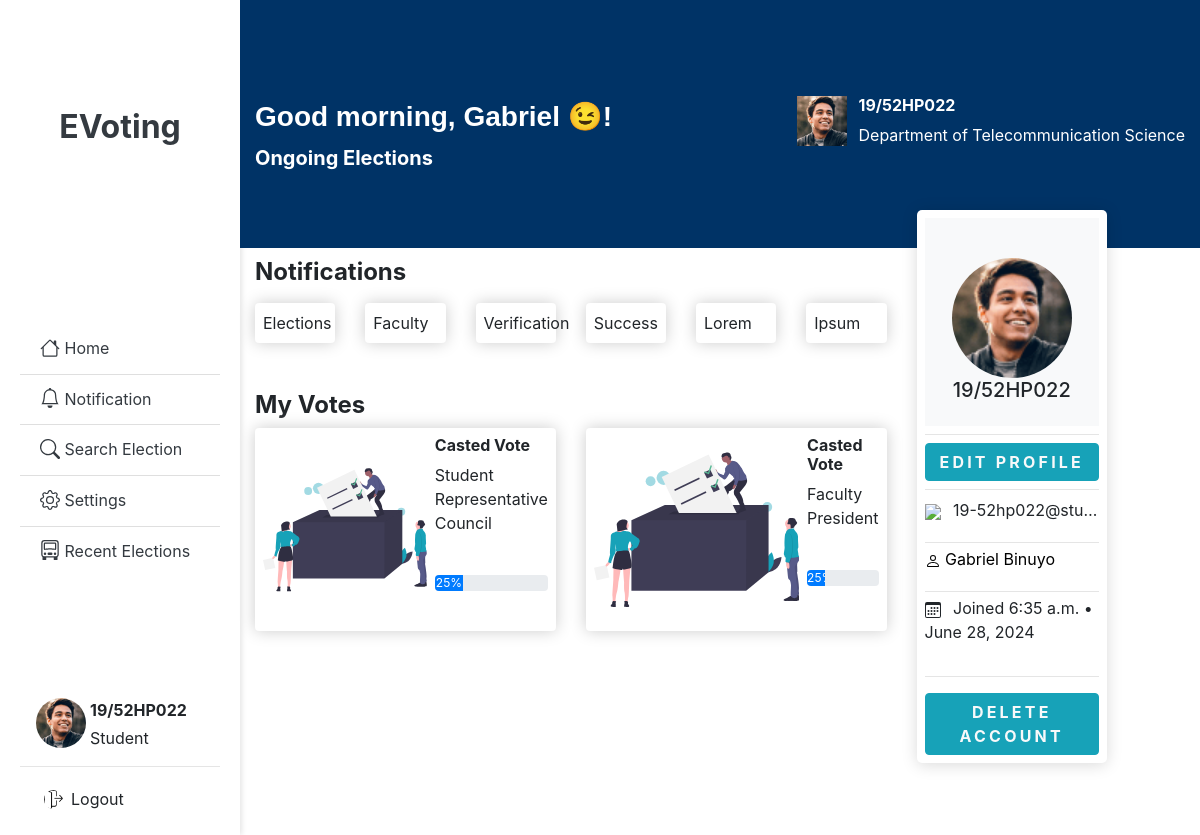
The app's page /dashboard/ (signed in), older data.
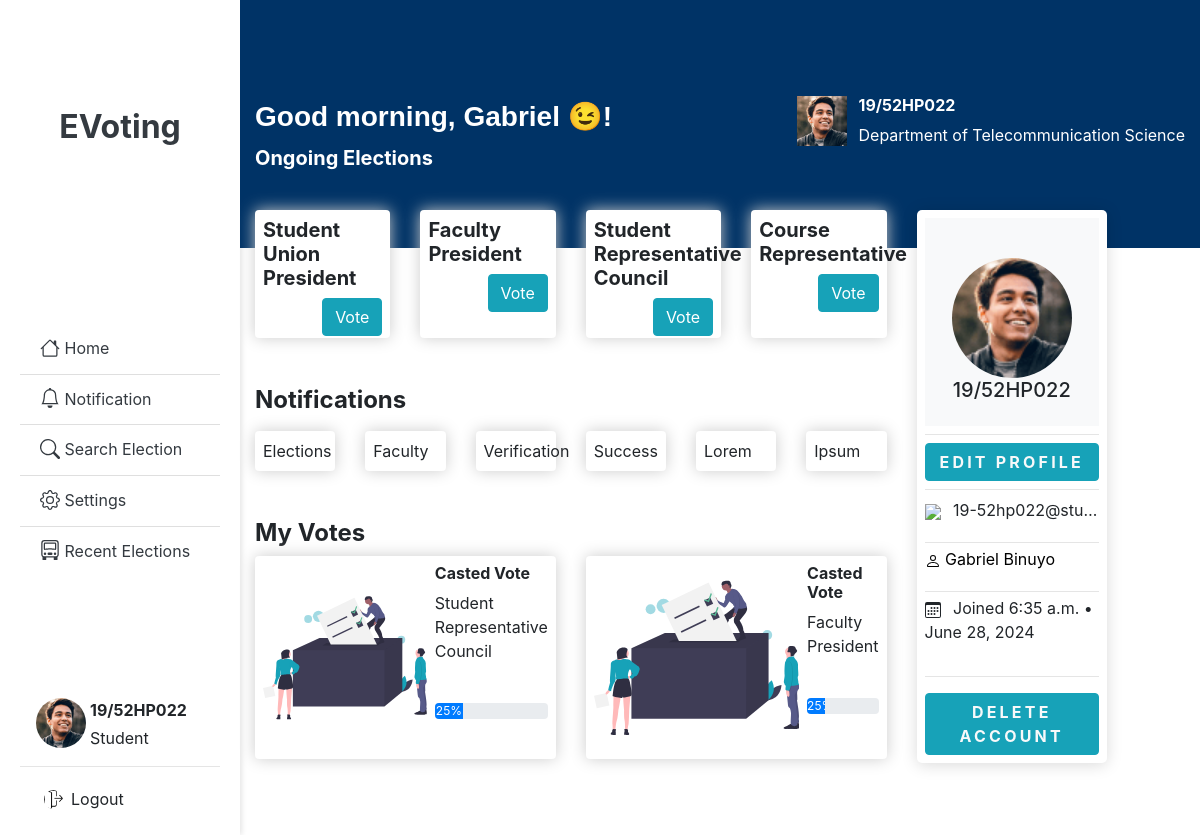
The same page, newer data.
### election/models.py (models this page shows, shortened)
class Election(models.Model):
    title = models.CharField(max_length=255, null=True, blank=True)
    description = models.TextField()
    start_time = models.DateTimeField(default=timezone.now)
    end_time = models.DateTimeField(default=timezone.now)
    is_active = models.BooleanField(default=False)

### users/views.py (the view)
# urls.py: path('dashboard/', user_view.dashboard, name='dashboard'),
@login_required
def dashboard(request):
    elections = Election.objects.filter(is_active=True, start_time__lte=datetime.now(),
                                        end_time__gte=datetime.now())
    notifications = Notification.objects.filter(is_active=True)
    if Vote.objects.filter(user=request.user).exists():
        my_votes = Vote.objects.filter(user=request.user)
    else:
        my_votes = ""
    context = {
        'elections': elections,
        'notifications': notifications,
        'my_votes': my_votes,
        "now": datetime.now().hour,
    }
    return render(request, 'users/dashboard.html', context)

### election/models.py (called while the page is built)
    def __str__(self):
        return self.name

    def __str__(self):
        return f"{self.user} voted for {self.candidate}"

### users/templates/users/dashboard.html (shortened to what the changed rows need)
{% extends 'election/base.html' %}
{% load static %}
{% block content %}
<div class="container">
    <div class="search-category">
        <div class="row">
            <div class="col-lg-9">
                <div class="row">
                    {% for election in elections %}
                    <div class="col-3">
                        <div class="box-element" style="height: 8em">
                            <h5><b> {{ election.title }}</b></h5>
                            <a href="{% url 'show_election' election.id %}"
                               class="btn btn-info float-right">Vote</a>
                        </div>
                    </div>
                    {% endfor %}
                </div>
                <br>
                <br>
                <br>
                <br>
                <div class="row">
                    <div class="col-lg-12">
                        <div class="row mt-2">
                            <div class="col-6">
                                <div class="box-element">
                                    <div class="media">
                                        <div class="media-body ml-2">
                                            <h6><b>Casted Vote</b></h6>
                                            <p>Student Representative Council</p>
                                            <br>
                                            <div class="progress">
                                            </div>
                                        </div>
                                    </div>
                                </div>
                            </div>
                            <div class="col-6">
                                <div class="box-element">
                                    <div class="media">
                                        <div class="media-body ml-2">
                                            <h6><b>Casted Vote</b></h6>
                                            <p>Faculty President</p>
                                            <br>
                                            <div class="progress">
                                            </div>
                                        </div>
                                    </div>
                                </div>
                            </div>
                        </div>
                    </div>
                </div>
            </div>
        </div>
        <br>
        <br>
    </div>
</div>
{% endblock %}

Row changes from the older to the newer data that the page shows:
now on this page (row edited): Election: title "Student Union President"
now on this page (row edited): Election: title "Faculty President"
now on this page (row edited): Election: title "Student Representative Council"
now on this page (row edited): Election: title "Course Representative"
